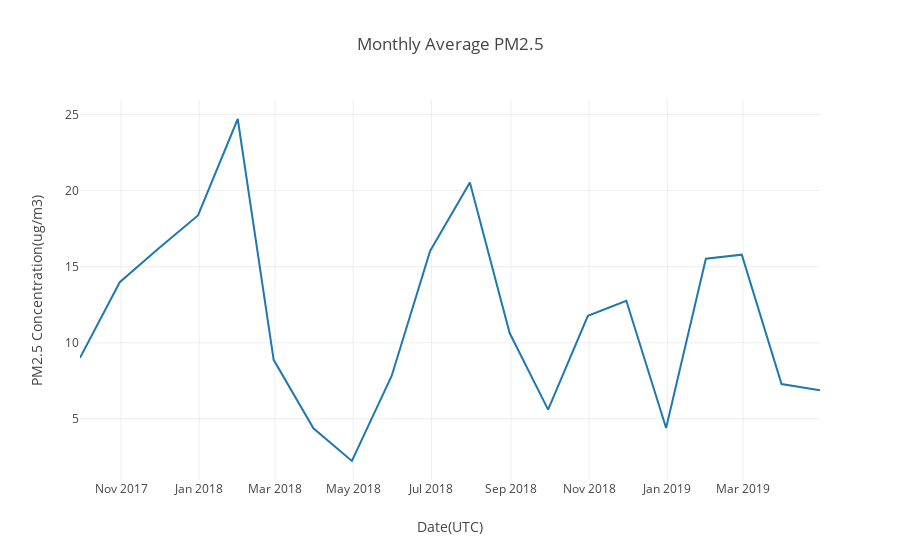

Notebook code cell kept with this figure:
### Code cell
monthly_pm25_trend = go.Scatter(x=monthly_average_airquality_data_concentrations.index,
                         y = monthly_average_airquality_data_concentrations['PM2.5(Ug/m3)'].values,
                         #mode='lines+markers',
                        #marker = dict(color=list(map(SetColor, average_monthly_pm25)), size = 17),
                 ) 

layout = go.Layout(title='Monthly Average PM2.5 ', xaxis=dict(title='Date(UTC)'),
                   yaxis=dict(title='PM2.5 Concentration(ug/m3)'))

fig = go.Figure(data=[monthly_pm25_trend], layout=layout)
iplot(fig)
pio.write_image(fig, os.path.join(filepath , 'monthly_average_pm25_concentration_trend.png'))

### Figure 1 — Plotly figure (JSON) as saved in the notebook; plotly's stock layout.template omitted (floating-point values rounded to 4 significant figures)
{"data": [{"type": "scatter", "uid": "7a5ede14-856e-453d-b5b2-0a3f2763ace1", "x": ["2017-09-30", "2017-10-31", "2017-11-30", "2017-12-31", "2018-01-31", "2018-02-28", "2018-03-31", "2018-04-30", "2018-05-31", "2018-06-30", "2018-07-31", "2018-08-31", "2018-09-30", "2018-10-31", "2018-11-30", "2018-12-31", "2019-01-31", "2019-02-28", "2019-03-31", "2019-04-30"], "y": [9.01, 13.98, 16.18, 18.37, 24.71, 8.88, 4.38, 2.23, 7.82, 16.04, 20.54, 10.64, 5.61, 11.77, 12.76, 4.4, 15.53, 15.79, 7.29, 6.88]}], "layout": {"title": {"text": "Monthly Average PM2.5 "}, "xaxis": {"title": {"text": "Date(UTC)"}}, "yaxis": {"title": {"text": "PM2.5 Concentration(ug/m3)"}}}}
